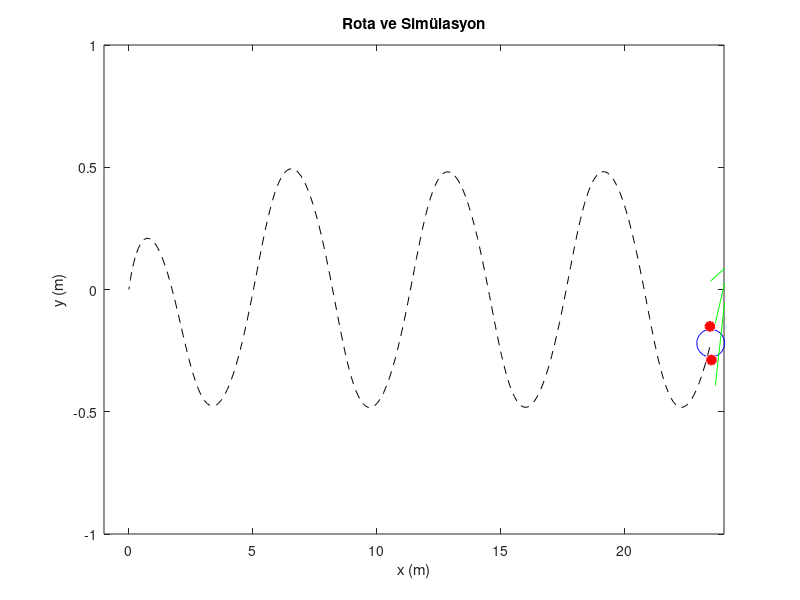

MATLAB code for this plot:
clc; close; clear;

%% Değerler
% Başlangıç pose [x0,y0,th0]
x0 = 0;
y0 = 0;
theta0 = 0;

% Robot parametreleri
R = 0.1;
L = 0.3;

% Kontrol parametreleri
Kv = 1.0;
Ki = 1.0;
Kh = 1.0;

% Zaman değerleri
dt = 0.1;
t = 0;
t_max = 25;

% Başlangıç değerleri
x = x0;
y = y0;
theta = theta0; % radyan
v = 0;          % m/s
w = 0;          % radyan/s
x_g = 0;
y_g = 0;
theta_g = 0;
d = 1;
x_hedef = 0;
y_hedef = 0;
theta_hedef = 0;

% Listeler
x_data = [];
y_data = [];
th_data = [];
v_data = [];
w_data = [];

%% Döngü
while true
    t = t + dt;

    x_g = t;
    y_g = cos(t);
    
    % Hız ve dönüş açısı hesaplama
    e = sqrt((x_g - x)^2 + (y_g - y)^2) - d;
    v = Kv * e + Ki * (e*t - e*(t-dt)); %integral(e,t-dt,t);
    theta_g = atan2(y_g - y, x_g - x);
    w = Kh * (atan2(sin(theta_g - theta), cos(theta_g - theta)));
    
    % Yeni pozisyon ve açıyı hesapla
    x_hedef = x_hedef + v * cos(theta) * dt;
    y_hedef = y_hedef + v * sin(theta) * dt;
    theta_hedef = theta_hedef + w * dt;
    
    % Sonuçları göster
    fprintf('t=%.1f, x=%.3f, y=%.3f, theta=%.4f, v=%.3f, omega=%.3f\n', t, x_hedef, y_hedef, theta_hedef*(180/pi), v, w*(180/pi));

    % Koordinatları güncelle
    x = x_hedef;
    y = y_hedef;
    theta = theta_hedef;


    % Sonuçları listeye kaydet
    x_data = [x_data, x];
    y_data = [y_data, y];
    th_data = [th_data, theta];
    v_data = [v_data, v];
    w_data = [w_data, w];
    
    if t > t_max
        break;
    end
end

%% Çizim ve Simülasyon

plot(x_data, y_data, 'k--');
title('Rota ve Simülasyon');
xlabel('x (m)');
ylabel('y (m)');
hold on;
wls=[0, 0; -0.5*(L/2), 0.5*(L/2)];
wlsrot = [cos(th_data(t_max)) -sin(th_data(t_max));sin(th_data(t_max)) cos(th_data(t_max))]*wls;
h1=plot(wlsrot(1,1),wlsrot(2,1),'ro','LineWidth',2,'MarkerFaceColor','r');
h2=plot(wlsrot(1,2),wlsrot(2,2),'ro','LineWidth',2,'MarkerFaceColor','r');
h3=plot(x_data(1),y_data(1),'bo','MarkerSize',20);

% Ok ekleme
arrow_length = 0.2;
arrow_head_length = 0.7;
quiver_scale = 3;

arrow_x = arrow_length * cos(th_data(1));
arrow_y = arrow_length * sin(th_data(1));
quiver_x = x_data(1) + arrow_x;
quiver_y = y_data(1) + arrow_y;
quiver_dx = quiver_scale * arrow_x;
quiver_dy = quiver_scale * arrow_y;

quiver_arrow = quiver(quiver_x, quiver_y, quiver_dx, quiver_dy, 0, 'g', 'MaxHeadSize', arrow_head_length);

axis([-1.25 1.25 -0.5 2]);
xlim([-1 24]);
ylim([-1 1]);
t_length = length(0:dt:t)-1;
for i = 2:t_length
    wlsrot = [cos(th_data(i)), -sin(th_data(i)); sin(th_data(i)), cos(th_data(i))] * wls;
    set(h1, 'XData', wlsrot(1, 1) + x_data(i));
    set(h1, 'YData', wlsrot(2, 1) + y_data(i));
    set(h2, 'XData', wlsrot(1, 2) + x_data(i));
    set(h2, 'YData', wlsrot(2, 2) + y_data(i));
    set(h3, 'XData', x_data(i));
    set(h3, 'YData', y_data(i));

    % Ok pozisyonunu güncelleme
    arrow_x = arrow_length * cos(th_data(i));
    arrow_y = arrow_length * sin(th_data(i));
    quiver_x = x_data(i) + arrow_x;
    quiver_y = y_data(i) + arrow_y;
    set(quiver_arrow, 'XData', quiver_x, 'YData', quiver_y, 'UData', arrow_x * quiver_scale, 'VData', arrow_y * quiver_scale);
    
    drawnow;
    pause(0.05);
end